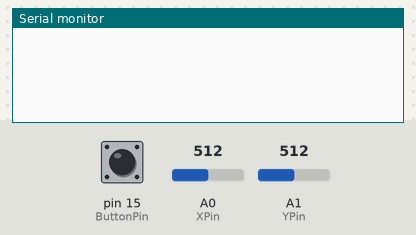
The program below on a simulated SparkFun Pro Micro, built with avr-gcc and run on an emulated ATmega32U4. On the bench: the last lines printed to the serial monitor. Inputs (shaded band) come from the test bench; at power-on: A0 (XPin) = 512, A1 (YPin) = 512, pin 15 (ButtonPin) HIGH.

Above: at 1.2 s.
1.3 s: A0 (XPin) set to 541
At 1.8 s:
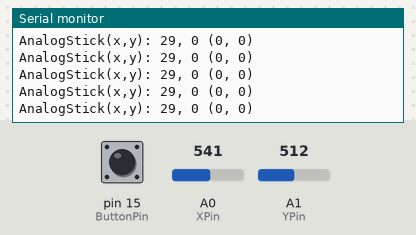
4.4 s: A1 (YPin) set to 503
At 5.3 s:
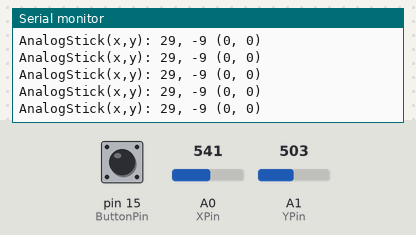

The program:

main.cpp
```cpp
#include <Arduino.h>
//#include "sample_led.h"
#include "analog_stick.h"

const int XPin = A0;
const int YPin = A1;
const int ButtonPin = 15;

const int DelayTime = 1000 / 120;


AnalogStick stick;

void setup() {
    stick.setup(XPin, YPin, ButtonPin);

    Serial.begin(9600);
}


void loop() {
    // 更新処理
    stick.update();

    //// 変化していた場合に値を表示
    //if (isXYChanged(deltaX, deltaY)) {

    // 中心からずれていた場合に、値を表示
    if (!stick.is_center()) {
        stick.show_positions();
    }

    // ボタン押下チェック
    if (stick.is_button_pressed()) {
        Serial.print("Button: PRESSED! ");
        stick.show_positions();
    }
    // ボタン離したチェック
    if (stick.is_button_upped()) {
        Serial.print("Button: upped! ");
        stick.show_positions();
    }

    delay(DelayTime);
}
```

Measured:
- the behaviour switches between 522 and 523 on A0 (XPin) (found by bisection; images 0 and 1)
- after the input at 1.3 s, the serial monitor: prints a new line at once (image 1)
- after the input at 4.4 s, the serial monitor: prints a new line at once (image 2)
